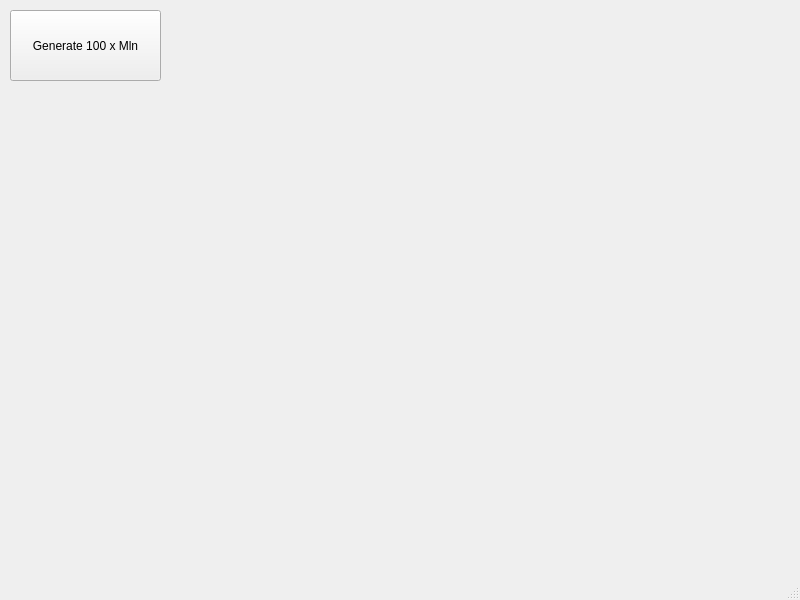
<?xml version="1.0" encoding="UTF-8"?>
<ui version="4.0">
 <class>MainWindow</class>
 <widget class="QMainWindow" name="MainWindow">
  <property name="geometry">
   <rect>
    <x>0</x>
    <y>0</y>
    <width>800</width>
    <height>600</height>
   </rect>
  </property>
  <property name="windowTitle">
   <string>MainWindow</string>
  </property>
  <widget class="QWidget" name="centralwidget">
   <widget class="QPushButton" name="bGenerate">
    <property name="geometry">
     <rect>
      <x>10</x>
      <y>10</y>
      <width>151</width>
      <height>71</height>
     </rect>
    </property>
    <property name="text">
     <string>Generate 100 x Mln</string>
    </property>
   </widget>
  </widget>
  <widget class="QMenuBar" name="menubar">
   <property name="geometry">
    <rect>
     <x>0</x>
     <y>0</y>
     <width>800</width>
     <height>21</height>
    </rect>
   </property>
  </widget>
  <widget class="QStatusBar" name="statusbar"/>
 </widget>
 <resources/>
 <connections/>
</ui>
